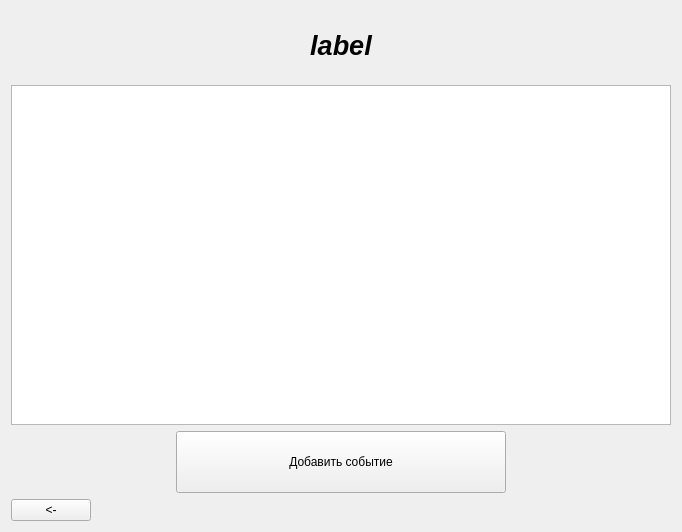
<?xml version="1.0" encoding="UTF-8"?>
<ui version="4.0">
 <class>DateEvent</class>
 <widget class="QWidget" name="DateEvent">
  <property name="geometry">
   <rect>
    <x>0</x>
    <y>0</y>
    <width>682</width>
    <height>532</height>
   </rect>
  </property>
  <property name="windowTitle">
   <string>Form</string>
  </property>
  <property name="autoFillBackground">
   <bool>true</bool>
  </property>
  <layout class="QVBoxLayout" name="verticalLayout_2" stretch="40,6,1">
   <item>
    <layout class="QVBoxLayout" name="infoLayout" stretch="2,10">
     <item>
      <widget class="QLabel" name="label">
       <property name="font">
        <font>
         <pointsize>20</pointsize>
         <italic>true</italic>
         <bold>true</bold>
        </font>
       </property>
       <property name="text">
        <string>label</string>
       </property>
       <property name="alignment">
        <set>Qt::AlignmentFlag::AlignCenter</set>
       </property>
      </widget>
     </item>
     <item>
      <widget class="QTextEdit" name="textEdit">
       <property name="readOnly">
        <bool>true</bool>
       </property>
      </widget>
     </item>
    </layout>
   </item>
   <item>
    <layout class="QHBoxLayout" name="horizontalLayout_2" stretch="2,4,2">
     <item>
      <spacer name="horizontalSpacer_2">
       <property name="orientation">
        <enum>Qt::Orientation::Horizontal</enum>
       </property>
       <property name="sizeHint" stdset="0">
        <size>
         <width>40</width>
         <height>20</height>
        </size>
       </property>
      </spacer>
     </item>
     <item>
      <widget class="QPushButton" name="pushButton_2">
       <property name="sizePolicy">
        <sizepolicy hsizetype="Minimum" vsizetype="MinimumExpanding">
         <horstretch>0</horstretch>
         <verstretch>0</verstretch>
        </sizepolicy>
       </property>
       <property name="text">
        <string>Добавить событие</string>
       </property>
      </widget>
     </item>
     <item>
      <spacer name="horizontalSpacer_3">
       <property name="orientation">
        <enum>Qt::Orientation::Horizontal</enum>
       </property>
       <property name="sizeHint" stdset="0">
        <size>
         <width>40</width>
         <height>20</height>
        </size>
       </property>
      </spacer>
     </item>
    </layout>
   </item>
   <item>
    <layout class="QHBoxLayout" name="exitLayout">
     <item>
      <widget class="QPushButton" name="exitButton">
       <property name="text">
        <string>&lt;-</string>
       </property>
      </widget>
     </item>
     <item>
      <spacer name="horizontalSpacer">
       <property name="orientation">
        <enum>Qt::Orientation::Horizontal</enum>
       </property>
       <property name="sizeHint" stdset="0">
        <size>
         <width>40</width>
         <height>20</height>
        </size>
       </property>
      </spacer>
     </item>
    </layout>
   </item>
  </layout>
 </widget>
 <resources/>
 <connections/>
</ui>
